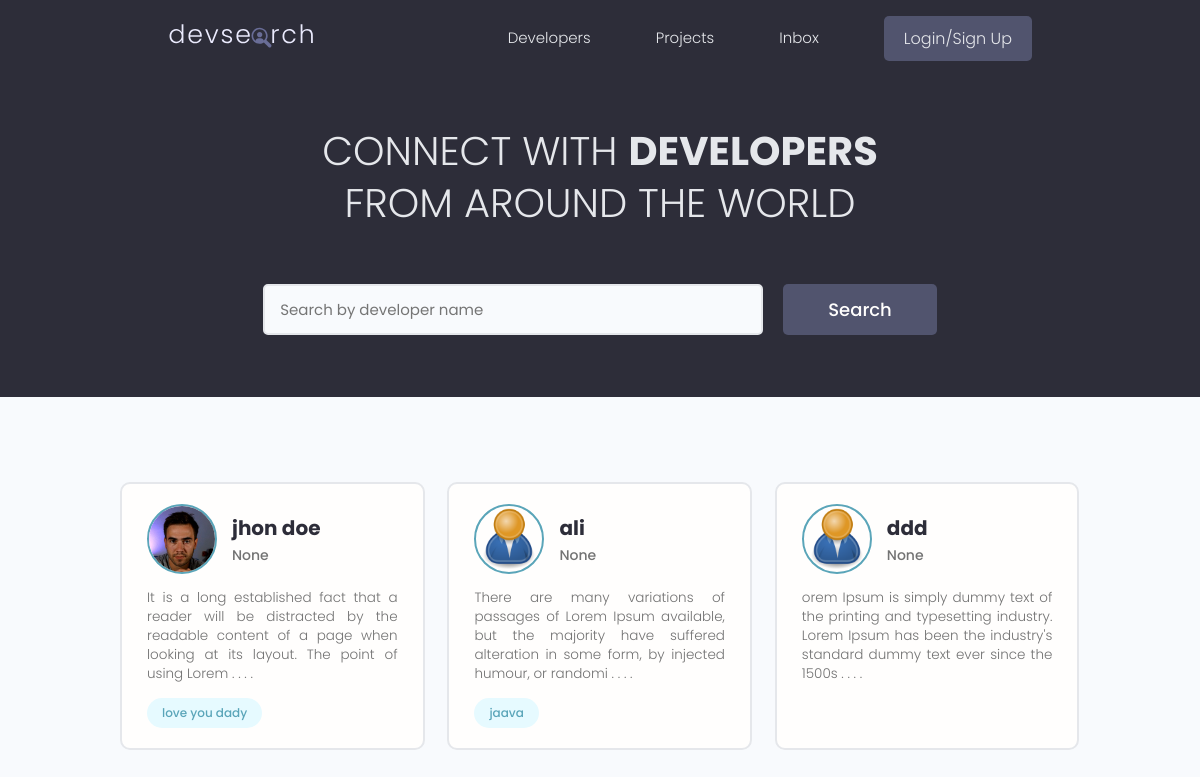
The app's page /, older data.
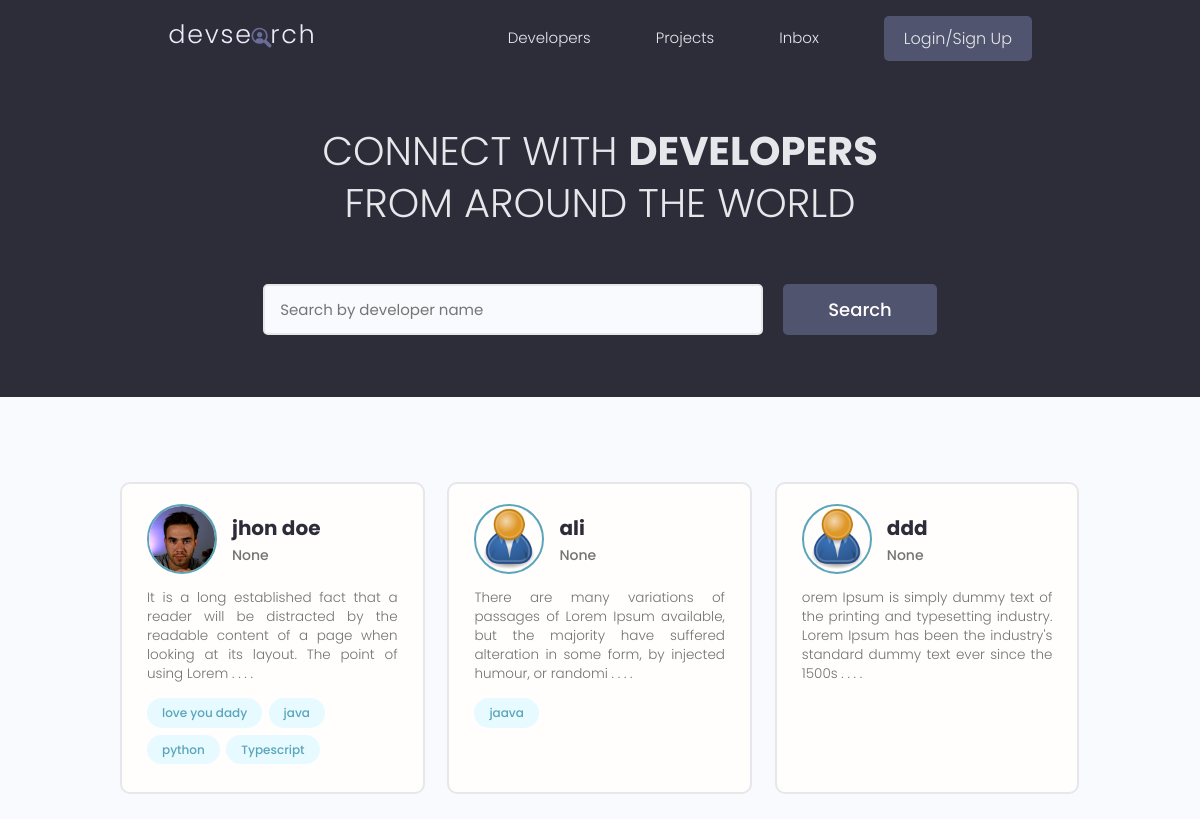
The same page, newer data.
### users/models.py (models this page shows, shortened)
class Profile(models.Model):
      user = models.OneToOneField(User, on_delete=models.CASCADE,
            null=True, blank=True)
      name = models.CharField(max_length=200, blank=True, null=True)
      email = models.EmailField(max_length=500, blank=True,null=True)
      username =models.CharField(max_length=200, blank=True, null=True)
      location = models.CharField(max_length=200, blank=True, null=True)
      short_intro = models.CharField(max_length=200, blank=True, null=True)
      bio = models.TextField(blank=True, null=True)
      profile_image = models.ImageField(blank=True,null=True,
            default='user-default.png', upload_to='profiles/')
      social_github  = models.CharField(max_length=200, blank=True, null=True)
      social_twitter = models.CharField(max_length=200, blank=True, null=True)
      social_linkdin = models.CharField(max_length=200, blank=True, null=True)
      social_youtube = models.CharField(max_length=200, blank=True, null=True)
      social_website = models.CharField(max_length=200, blank=True, null=True)
      created = models.DateTimeField(auto_now_add=True)
      id = models.UUIDField(default=uuid.uuid4 ,
                  unique=True , primary_key=True , editable=False )

class Skill(models.Model):
      owner = models.ForeignKey(Profile,on_delete=models.CASCADE,
                  null=True, blank=True)
      name = models.CharField(max_length=100 , null=True, blank=True)
      description = models.TextField(max_length=1000 , null=True, blank=True)
      created = models.DateTimeField(auto_now_add=True)
      id = models.UUIDField(unique=True,
                  default=uuid.uuid4,primary_key=True,editable=False)
      def __str__(self):
            return str(self.name)

### users/views.py (the view)
# urls.py: path('', views.profiles , name='profiles'),
def profiles(request):
      profiles = Profile.objects.all()
      if request.user:
            rm = request.user.username
            profiles = profiles.exclude(name=rm)
      context = {'profiles':profiles }
      return render(request, 'users/profiles.html',context)

### users/templates/users/profiles.html (shortened to what this page needs)
{% extends "base.html" %}
{% load static %}
{% block content %}
  <main class="home">
      <section class="hero-section text-center">
        <div class="container container--narrow">
          <div class="hero-section__box">
            <h2>CONNECT WITH <span>DEVELOPERS</span></h2>
            <h2>FROM AROUND THE WORLD</h2>
          </div>
          <div class="hero-section__search">
            <form class="form" action="#" method="get">
              <div class="form__field">
                <input class="input input--text" id="formInput#search" type="text" name="text"
                  placeholder="Search by developer name" />
              </div>
              <input class="btn btn--sub btn--lg" type="submit" value="Search" />
            </form>
          </div>
        </div>
      </section>
      <section class="devlist">
        <div class="container">
          <div class="grid grid--three">
            {% for profile in profiles %}
            <div class="column card">
              <div class="dev">
                <a href="{% url 'user-profile' profile.id %}" class="card__body">
                  <div class="dev__profile">
                    <img class="avatar avatar--md" src="{{ profile.profile_image.url }}" alt="image" />
                    <div class="dev__meta">
                      <h3>{{ profile.name }}</h3>
                      <h5>{{profile.short_intro|slice:'100'}}</h5>
                    </div>
                  </div>
                  <p class="dev__info">
                        {{ profile.bio|slice:'150' }} . . . .
                  </p>
                  <div class="dev__skills">
                  {% for skill in profile.skill_set.all|slice:'5' %}
                    <span class="tag tag--pill tag--main">
                      <small>{{skill}}</small>
                    </span>
                  {%endfor%}
                  </div>
                </a>
              </div>
            </div>
            {% endfor %}
          </div>
        </div>
      </section>
    </main>
{% endblock content %}

Row changes from the older to the newer data that the page shows:
added Skill: name "java", shown under Profile "jhon doe"
added Skill: name "python", shown under Profile "jhon doe"
added Skill: name "Typescript", shown under Profile "jhon doe"
